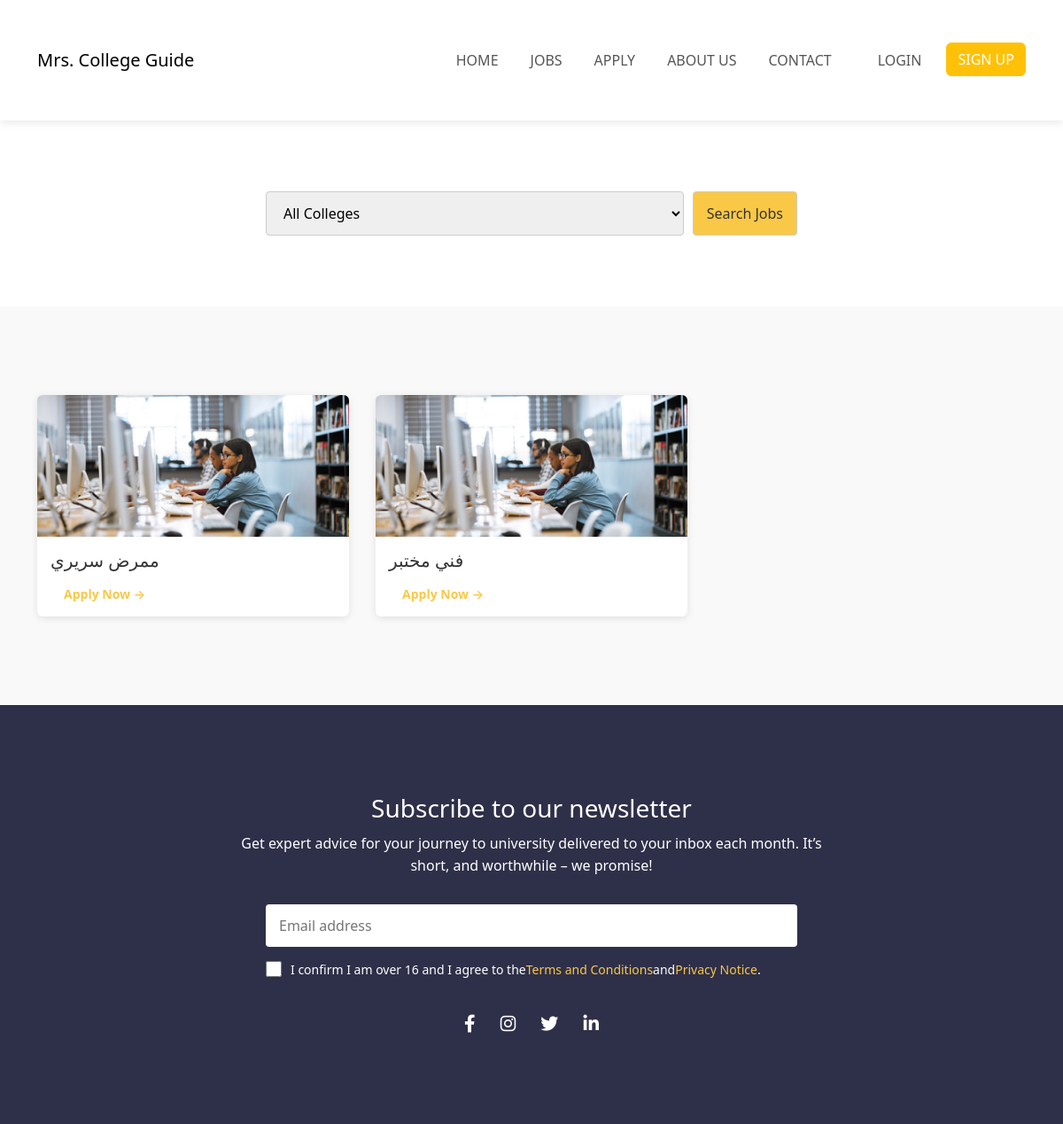
Page /jobs.php?college_id=2 on the committed database.
### tables this page shows
CREATE TABLE jobs (
  job_id INT AUTO_INCREMENT PRIMARY KEY,
  college_id INT NOT NULL,
  name_ar VARCHAR(100) NOT NULL,
  image_path VARCHAR(255) NOT NULL,
  FOREIGN KEY (college_id) REFERENCES colleges(college_id)
);

### jobs.php (the view, shortened to what this page needs)
<?php
$selected_college = isset($_GET['college_id']) ? intval($_GET['college_id']) : null;
if ($selected_college) {
  $jobs_res = mysqli_query(
    $conn,
    "SELECT job_id, name_ar, image_path
         FROM jobs
         WHERE college_id = $selected_college"
  );
} else {
  $jobs_res = mysqli_query(
    $conn,
    "SELECT job_id, name_ar, image_path
         FROM jobs"
  );
}
?>
<html lang="en">
<head>
  <link rel="stylesheet" href="style.css">
  <link href="https://cdn.jsdelivr.net/npm/bootstrap@5.3.0/dist/css/bootstrap.min.css" rel="stylesheet">
  <link href="https://cdnjs.cloudflare.com/ajax/libs/font-awesome/6.0.0-beta3/css/all.min.css" rel="stylesheet">
</head>
<body>
  <nav class="navbar navbar-expand-lg navbar-light bg-white">
    <div class="container">
      <a class="navbar-brand" href="#">Mrs. College Guide</a>
      <div class="collapse navbar-collapse" id="navbarNav">
        <ul class="navbar-nav ms-auto">
          <li class="nav-item">
            <a class="nav-link" href="home.html">Home</a>
          </li>
          <li class="nav-item">
            <a class="nav-link" href="jobs.php">Jobs</a>
          </li>
          <li class="nav-item">
            <a class="nav-link" href="apply.html">Apply</a>
          </li>
          <li class="nav-item">
            <a class="nav-link" href="about.html">About Us</a>
          </li>
          <li class="nav-item">
            <a class="nav-link" href="contact.html">Contact</a>
          </li>
        </ul>
        <ul class="navbar-nav ms-3">
          <li class="nav-item">
            <a class="nav-link login-link" href="#">LOGIN</a>
          </li>
          <li class="nav-item">
            <a class="btn btn-warning signup-button" href="#">SIGN UP</a>
          </li>
        </ul>
      </div>
    </div>
  </nav>
  <section class="search-section">
    <div class="container">
      <form method="get" action="jobs.php" class="search-controls">
        <select name="college_id">
          <option value="">All Colleges</option>
        </select>
        <button type="submit">Search Jobs</button>
      </form>
    </div>
  </section>
  <section class="jobs-section">
    <div class="container">
      <div class="jobs-grid">
        <?php while ($job = mysqli_fetch_assoc($jobs_res)): ?>
          <div class="job-card">
            <img src="<?= htmlspecialchars($job['image_path']) ?>" alt="<?= htmlspecialchars($job['name_ar']) ?>">
            <h3><?= htmlspecialchars($job['name_ar']) ?></h3>
            <small>
              <a href="apply.html" class="uni-btn">
                Apply Now →
              </a>
            </small>
          </div>
        <?php endwhile; ?>
      </div>
    </div>
  </section>
  <section class="newsletter-section">
    <div class="container">
      <h2>Subscribe to our newsletter</h2>
      <p class="newsletter-text">
        Get expert advice for your journey to university delivered to your inbox each month. It’s short, and worthwhile
        – we promise!
      </p>
      <form class="newsletter-form">
        <input type="email" placeholder="Email address" required>
        <label>
          <input type="checkbox">
          I confirm I am over 16 and I agree to the <a href="#">Terms and Conditions</a> and <a href="#">Privacy
            Notice</a>.
        </label>
      </form>
      <div class="social-icons">
        <a href="#"><i class="fab fa-facebook-f"></i></a>
        <a href="#"><i class="fab fa-instagram"></i></a>
        <a href="#"><i class="fab fa-twitter"></i></a>
        <a href="#"><i class="fab fa-linkedin-in"></i></a>
      </div>
    </div>
  </section>
</body>
</html>

### style.css (style rules this page uses)
* { box-sizing: border-box; margin: 0; padding: 0; }
body { font-family: 'Poppins', sans-serif; background-color: #f9f9f9; }
.navbar { background: #fff; box-shadow: 0 2px 10px rgba(0, 0, 0, 0.1); padding: 15px 0; }
.navbar-brand { font-size: 22px; font-weight: 500; color: #333; }
.navbar-nav .nav-link { color: #555 !important; text-transform: uppercase; font-size: 16px; margin-right: 20px; transition: color .3s; }
.login-link { font-weight: 600; color: #000 !important; }
.signup-button { font-weight: 600; color: #fff !important; background: #f9c846; transition: background .3s, transform .3s, box-shadow .3s; }
.uni-btn { display: block; margin: 0 15px 15px; font-weight: 600; color: #f9c846; text-decoration: none; transition: all 0.3s; }
.newsletter-section { background-color: #2e2f48; color: #fff; padding: 60px 20px; text-align: center; }
.newsletter-section h2 { font-size: 28px; margin-bottom: 10px; }
.newsletter-text { max-width: 700px; margin: 0 auto 30px; font-size: 16px; line-height: 1.6; }
.newsletter-form { max-width: 600px; margin: 0 auto; text-align: left; }
.newsletter-form input[type="email"] { width: 100%; padding: 12px 15px; border: none; border-radius: 4px; margin-bottom: 15px; font-size: 16px; }
.newsletter-form label { display: flex; align-items: center; font-size: 14px; }
.newsletter-form input[type="checkbox"] { width: 18px; height: 18px; margin-right: 10px; }
.newsletter-form a { color: #f9c846; text-decoration: none; transition: color 0.3s; }
.social-icons { margin-top: 40px; }
.social-icons a { color: #fff; font-size: 20px; margin: 0 12px; transition: color 0.3s; }
.search-section { padding: 40px 20px; background: #fff; }
.search-controls { display: grid; grid-template-columns: 1fr auto; gap: 10px; max-width: 600px; margin: 0 auto; }
.search-controls select, .search-controls button { padding: 12px 15px; font-size: 16px; border: 1px solid #ccc; border-radius: 4px; }
.search-controls button { background: #f9c846; color: #333; cursor: pointer; transition: background .3s, transform .3s; }
.jobs-section { padding: 60px 20px; background: #f9f9f9; }
.jobs-grid { display: grid; grid-template-columns: repeat(auto-fill, minmax(280px, 1fr)); gap: 30px; max-width: 1200px; margin: 0 auto; }
.job-card { background: #fff; border-radius: 6px; overflow: hidden; box-shadow: 0 2px 8px rgba(0, 0, 0, 0.1); text-align: left; }
.job-card img { width: 100%; height: 160px; object-fit: cover; }
.job-card h3 { margin: 15px; font-size: 20px; color: #333; }
.job-card small { display: block; margin: 0 15px 15px; }
.job-card small a { font-size: 14px; color: #f9c846; text-decoration: none; transition: color .3s, transform .3s; }
.container { max-width: 1100px; margin: 0 auto; padding: 40px 20px; }
h2 { font-size: 28px; margin-bottom: 20px; color: #333; }

### rows in the picture
jobs: image_path (picture), name_ar "ممرض سريري"
jobs: image_path (picture), name_ar "فني مختبر"
